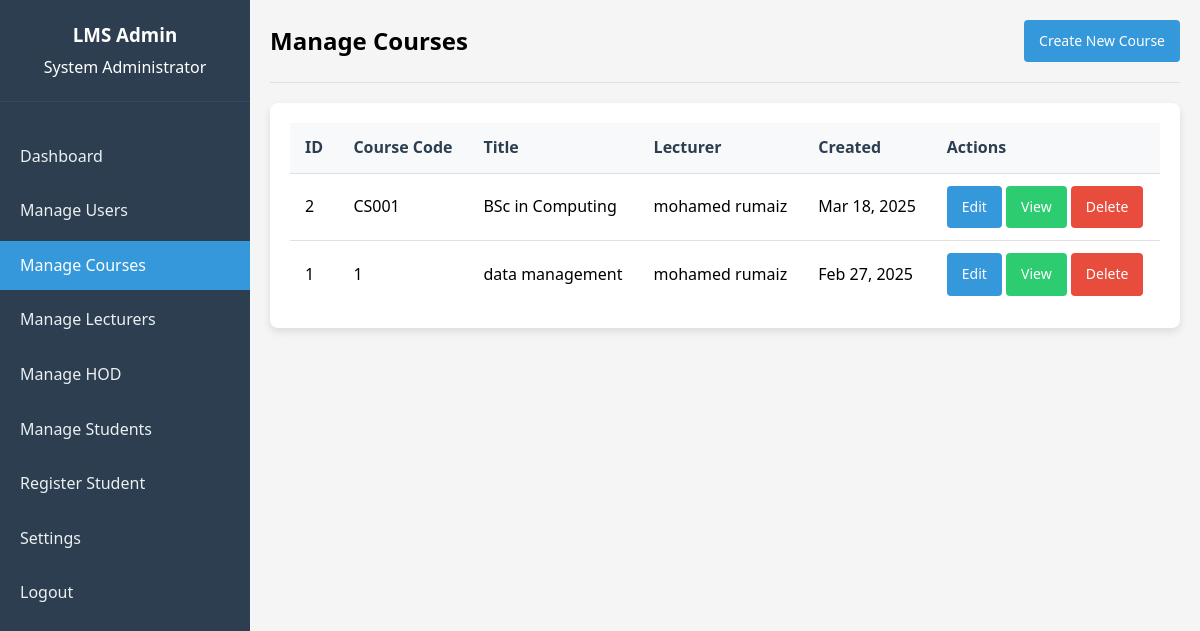
The page /admin/courses.php (signed in) on the database its author committed.
### tables this page shows
CREATE TABLE `courses` (
  `course_id` int(11) NOT NULL,
  `course_code` varchar(20) NOT NULL,
  `title` varchar(100) NOT NULL,
  `description` text DEFAULT NULL,
  `lecturer_id` int(11) DEFAULT NULL,
  `created_at` timestamp NOT NULL DEFAULT current_timestamp(),
  `updated_at` timestamp NOT NULL DEFAULT current_timestamp() ON UPDATE current_timestamp()
);

CREATE TABLE `users` (
  `user_id` int(11) NOT NULL,
  `email` varchar(100) NOT NULL,
  `password` varchar(255) NOT NULL,
  `role` enum('admin','lecturer','student','hod') DEFAULT NULL,
  `first_name` varchar(50) NOT NULL,
  `last_name` varchar(50) NOT NULL,
  `profile_picture` varchar(255) DEFAULT NULL,
  `created_at` timestamp NOT NULL DEFAULT current_timestamp(),
  `updated_at` timestamp NOT NULL DEFAULT current_timestamp() ON UPDATE current_timestamp()
);

### admin/courses.php (the view, shortened to what this page needs)
<?php
require_once '../config.php';
$page = isset($_GET['page']) ? (int)$_GET['page'] : 1;
$recordsPerPage = 10;
$offset = ($page - 1) * $recordsPerPage;
$query = "
    SELECT c.*, u.first_name, u.last_name
    FROM courses c
    LEFT JOIN users u ON c.lecturer_id = u.user_id
    ORDER BY c.created_at DESC
    LIMIT ? OFFSET ?
";
$stmt = $conn->prepare($query);
$stmt->bind_param("ii", $recordsPerPage, $offset);
$stmt->execute();
$result = $stmt->get_result();
$pageTitle = "Manage Courses";
?>
<!DOCTYPE html>
<html lang="en">
<head>
    <link rel="stylesheet" href="../assets/css/style.css">
</head>
<body>
    <div class="dashboard-container">
        <div class="sidebar">
            <div class="sidebar-header">
                <h3>LMS Admin</h3>
                <p><?php echo $_SESSION['first_name'] . ' ' . $_SESSION['last_name']; ?></p>
            </div>
            <ul class="sidebar-menu">
                <li><a href="dashboard.php">Dashboard</a></li>
                <li><a href="users.php">Manage Users</a></li>
                <li><a href="courses.php" class="active">Manage Courses</a></li>
                <li><a href="lecturer/lecturers.php">Manage Lecturers</a></li>
                <li><a href="hod/hod.php">Manage HOD</a></li>
                <li><a href="student/students.php">Manage Students</a></li>
                <li><a href="student/register_student.php">Register Student</a></li>
                <li><a href="settings.php">Settings</a></li>
                <li><a href="../logout.php">Logout</a></li>
            </ul>
        </div>
        <div class="main-content">
            <div class="header">
                <h2><?php echo $pageTitle; ?></h2>
                <a href="create_course.php" class="btn">Create New Course</a>
            </div>
            <div class="table-container">
                <table>
                    <thead>
                        <tr>
                            <th>ID</th>
                            <th>Course Code</th>
                            <th>Title</th>
                            <th>Lecturer</th>
                            <th>Created</th>
                            <th>Actions</th>
                        </tr>
                    </thead>
                    <tbody>
                        <?php if ($result->num_rows > 0): ?>
                            <?php while ($course = $result->fetch_assoc()): ?>
                                <tr>
                                    <td><?php echo $course['course_id']; ?></td>
                                    <td><?php echo $course['course_code']; ?></td>
                                    <td><?php echo $course['title']; ?></td>
                                    <td>
                                        <?php
                                        if ($course['lecturer_id']) {
                                            echo $course['first_name'] . ' ' . $course['last_name'];
                                        } else {
                                            echo '<span style="color: #e74c3c;">No Lecturer Assigned</span>';
                                        }
                                        ?>
                                    </td>
                                    <td><?php echo date('M j, Y', strtotime($course['created_at'])); ?></td>
                                    <td>
                                        <div class="action-buttons">
                                            <a href="edit_course.php?id=<?php echo $course['course_id']; ?>" class="btn btn-sm">Edit</a>
                                            <a href="view_course.php?id=<?php echo $course['course_id']; ?>" class="btn btn-sm" style="background-color: #2ecc71;">View</a>
                                            <a href="courses.php?action=delete&id=<?php echo $course['course_id']; ?>" class="btn btn-sm btn-danger delete-btn" onclick="return confirm('Are you sure you want to delete this course?');">Delete</a>
                                        </div>
                                    </td>
                                </tr>
                            <?php endwhile; ?>
                        <?php else: ?>
                            <tr>
                                <td colspan="6" style="text-align: center;">No courses found.</td>
                            </tr>
                        <?php endif; ?>
                    </tbody>
                </table>
            </div>
        </div>
    </div>
</body>
</html>

### assets/css/style.css (style rules this page uses)
* { margin: 0; padding: 0; box-sizing: border-box; font-family: 'Segoe UI', Tahoma, Geneva, Verdana, sans-serif; }
body { background-color: #f5f5f5; line-height: 1.6; }
a { text-decoration: none; }
.dashboard-container { display: flex; min-height: 100vh; }
.sidebar { width: 250px; background-color: #2c3e50; color: white; padding: 20px 0; position: fixed; height: 100vh; overflow-y: auto; }
.sidebar-header { padding: 0 20px 20px; border-bottom: 1px solid #34495e; text-align: center; }
.sidebar-header h3 { margin-bottom: 5px; }
.sidebar-menu { list-style: none; padding: 0; margin: 30px 0; }
.sidebar-menu li { margin-bottom: 5px; }
.sidebar-menu a { display: block; color: #ecf0f1; text-decoration: none; padding: 12px 20px; transition: all 0.3s; }
.sidebar-menu a:hover, .sidebar-menu a.active { background-color: #3498db; color: white; }
.main-content { flex: 1; padding: 20px; margin-left: 250px; background-color: #f5f5f5; }
.header { display: flex; justify-content: space-between; align-items: center; padding-bottom: 20px; border-bottom: 1px solid #e0e0e0; margin-bottom: 20px; }
.table-container { background-color: white; border-radius: 8px; box-shadow: 0 4px 8px rgba(0, 0, 0, 0.1); padding: 20px; overflow-x: auto; }
table { width: 100%; border-collapse: collapse; }
table th, table td { padding: 12px 15px; text-align: left; border-bottom: 1px solid #e0e0e0; }
table th { background-color: #f8f9fa; font-weight: 600; color: #2c3e50; }
table tr:last-child td { border-bottom: none; }
.btn { background-color: #3498db; color: white; border: none; padding: 10px 15px; border-radius: 4px; cursor: pointer; text-decoration: none; display: inline-block; font-size: 14px; }
.btn-danger { background-color: #e74c3c; }

### rows shown on the page
courses: course_id "2", course_code "CS001", title "BSc in Computing", lecturer.first_name "mohamed", lecturer.last_name "rumaiz", created_at "Mar 18, 2025"
courses: course_id "1", course_code "1", title "data management", lecturer.first_name "mohamed", lecturer.last_name "rumaiz", created_at "Feb 27, 2025"

### other values the page prints
$_SESSION['first_name'] "System"
$_SESSION['last_name'] "Administrator"
$pageTitle "Manage Courses"
